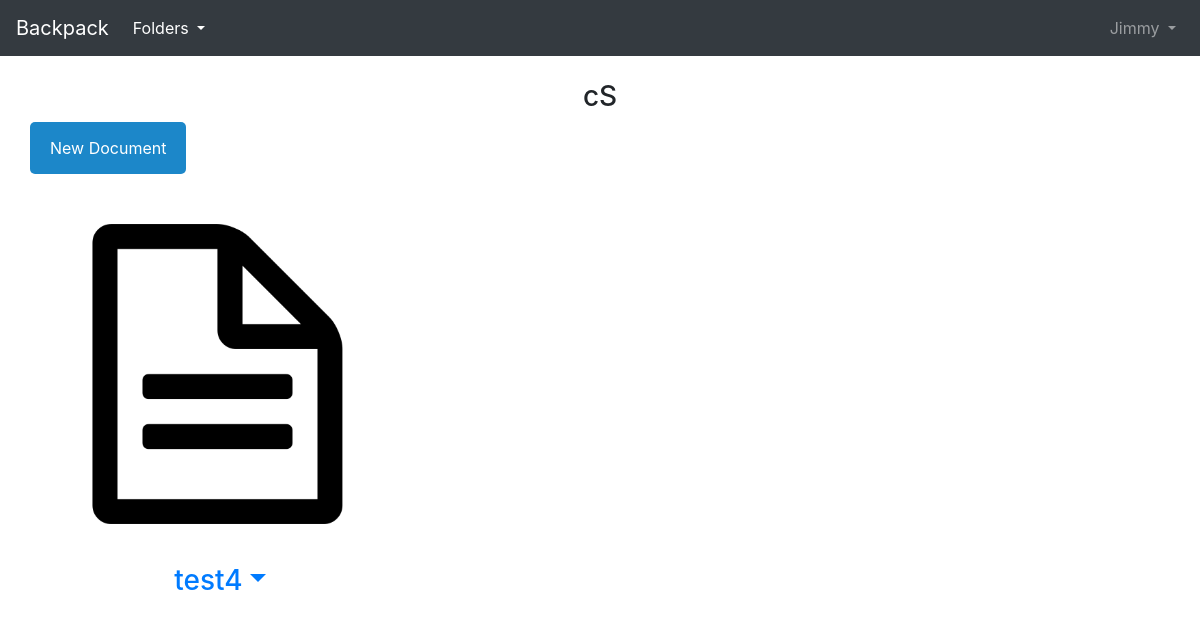
Page /docs/cS/ (signed in) on the earlier database version.
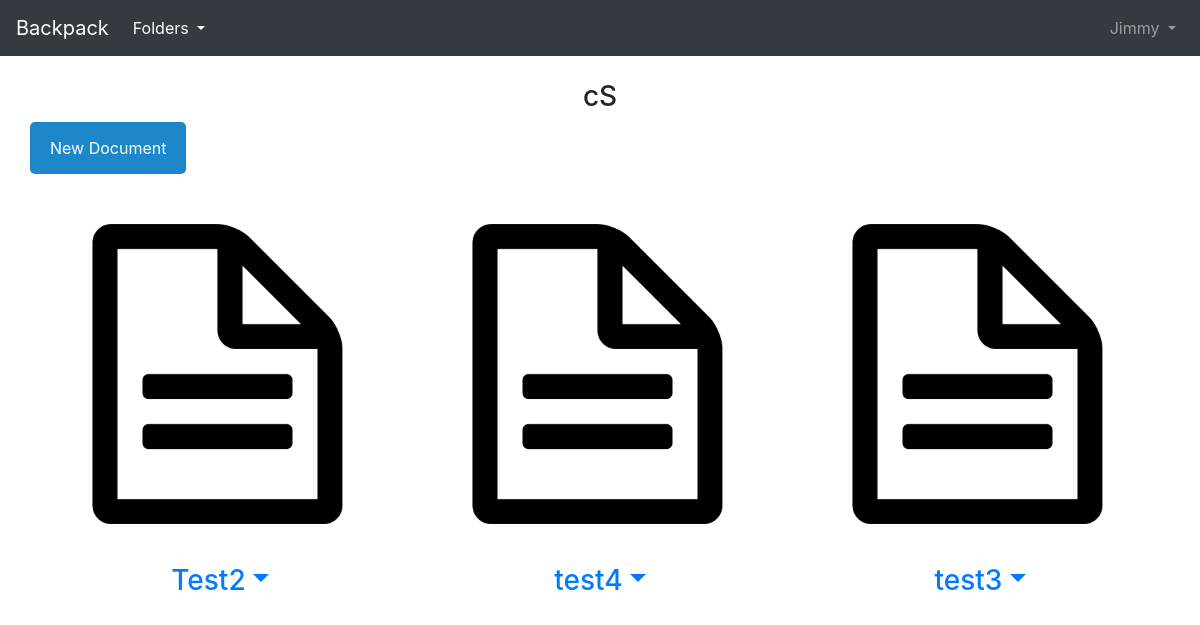
Same page on the later database version.
### docs/models.py (models this page shows, shortened)
class Document(models.Model):
    class Meta:
        constraints = [
            models.UniqueConstraint(fields=['title', 'folder_parent'], name='unique_doc')
            ]
    id = models.AutoField(primary_key=True)
    title = models.CharField(max_length=100)
    body = models.TextField(blank=True)
    last_access = models.DateTimeField(default=timezone.now)
    folder_parent = models.ForeignKey(
        Folder,
        on_delete=models.CASCADE,
    )

### docs/views.py (the view)
# urls.py: path('<str:folder_title>/', DocView.as_view(), name ='doc_list'),
class DocView(ListView):
    model = Document
    template_name = "doc_list.html"
    def get_queryset(self):
        if self.request.user.is_authenticated:
            folder = Folder.objects.get(user_owner=self.request.user, title=self.kwargs['folder_title'])
            folder.last_access = timezone.now()
            folder.save()
            qs = folder.document_set.all().order_by('-last_access')
            return qs
        else:
            return 0

### docs/models.py (called while the page is built)
    def __str__(self):
        return self.title

### templates/context_processors.py (called while the page is built)
def include_login_form(request):
    from django.contrib.auth.forms import AuthenticationForm
    form = AuthenticationForm()
    return {'login_form': form}

### templates/template_tags/tags.py (called while the page is built)
@register.inclusion_tag("top3.html", takes_context=True)
def get_top3_folders(context):
    request = context['request']
    user = request.user
    queryset = Folder.objects.filter(user_owner = user).order_by('-last_access')[:3]
    return {"folder_queryset":queryset}

### templates/doc_list.html (shortened to what this page needs)
{% extends 'base.html' %}
{% load static %}
{% block content %}
<link rel="stylesheet" href="{% static 'forms.css' %}">
<h3 style="text-align: center;">{{ view.kwargs.folder_title}}</h3>
<div class="container">
  <div class="row">
      <button class='openButton' onclick = "openForm()">
        New Document
          </button>
  </div>
</div>
<br>
<div class="container">
  <div class="row">
{% for Docs in object_list %}
    <div class="col-sm-4">
 <a href="{{request.path}}{{Docs.title}}">
        <div class="panel-body"><img src="{% static 'file.png' %}" class="img-responsive" style="width:100%" alt="Image"></div>
	<h3 style="justify-content: center;display: flex; flex-direction: row;" class="text-center my-3">{{Docs.title}}
	<a  class="dropdown-toggle" href="#" id="Folder-dropdown"
              data-toggle="dropdown" aria-haspopup="true"
              aria-expanded="false">
            </a>
		</a>
            </div>
    </div>
{% endfor %}
  </div>
</div><br>
{% endblock content %}

### templates/base.html (shortened to what this page needs)
<!doctype html>
<html lang="en">
  <head>
    <link rel="stylesheet"
    href="https://stackpath.bootstrapcdn.com/bootstrap/4.1.3/css/bootstrap.min.css"
>
  </head>
  <body>
    <nav class="navbar navbar-expand-md navbar-dark bg-dark mb-4">
      <a class="navbar-brand" href="{% url 'home' %}">Backpack</a>
      {% if user.is_authenticated %}
 	<div class="dropdown">
	<ul class="navbar-nav mr-auto">
                  <li class="nav-item active">
        <a class="nav-link dropdown-toggle" href="{% url 'folders' %}"
	>
	Folders </a>
	</li>
</div>
	<ul class="navbar-nav ml-auto">
            <a class="nav-link dropdown-toggle" href="#" id="userMenu"
              data-toggle="dropdown" data-hover = "dropdown" aria-haspopup="true"
              aria-expanded="false">
              {{ user.username }}
            </a>
        </ul>
      {% endif %}
  </nav>
    {% block content %}
    {% endblock content %}
  </body>
</html>

### docs/static/forms.css (style rules this page uses)
* { box-sizing: border-box; }
.openButton { border: none; border-radius: 5px; background-color: #1c87c9; color: white; padding: 14px 20px; cursor: pointer; }

Differences in the rows shown:
added Document: title "Test2"
added Document: title "test3"
